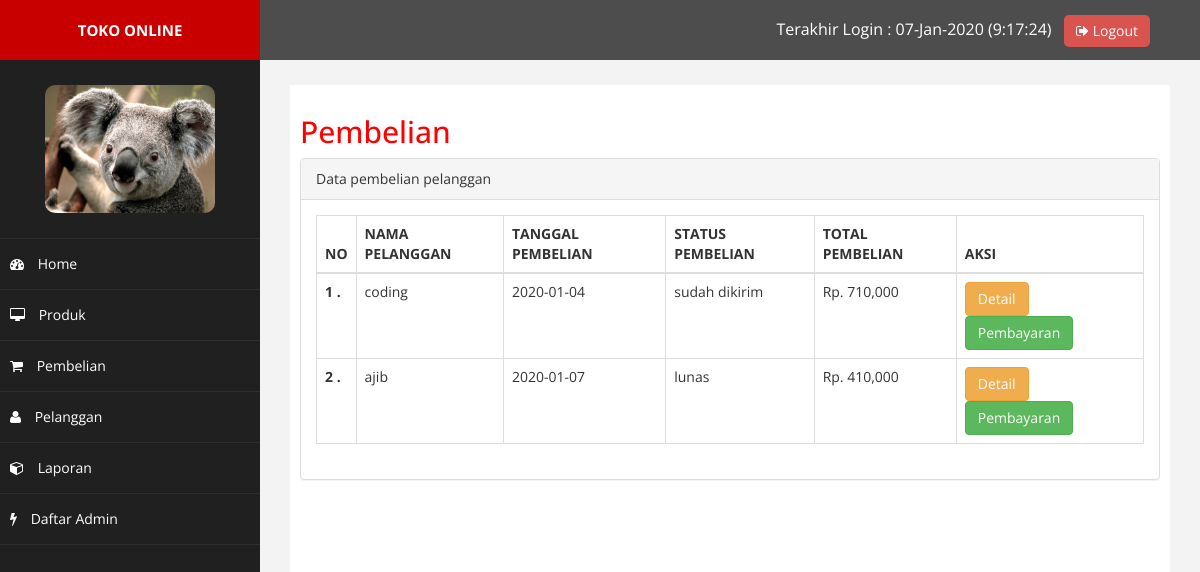
/admin/index.php?halaman=pembelian (signed in), run on the app's committed database.
### tables this page shows
CREATE TABLE `pembelian` (
  `id_pembelian` int(11) NOT NULL,
  `id_pelanggan` int(11) NOT NULL,
  `id_ongkir` int(11) NOT NULL,
  `tanggal_pembelian` date NOT NULL,
  `total_pembelian` int(11) NOT NULL,
  `alamat_pengiriman` text NOT NULL,
  `status_pembelian` varchar(50) DEFAULT 'pending',
  `resi_pengiriman` varchar(50) NOT NULL
);

CREATE TABLE `pelanggan` (
  `id_pelanggan` int(11) NOT NULL,
  `email_pelanggan` varchar(100) NOT NULL,
  `password_pelanggan` varchar(50) NOT NULL,
  `nama_pelanggan` varchar(100) NOT NULL,
  `telepon_pelanggan` varchar(25) NOT NULL,
  `alamat_pelanggan` text NOT NULL,
  `foto_pelanggan` varchar(100) NOT NULL
);

### admin/pembelian.php (the view)
<h2>Pembelian</h2>
<div class="panel panel-default">
 <div class="panel-heading">
   Data pembelian pelanggan
 </div>
 <div class="panel-body">
    <table class="table table-bordered table-responsive">
        <thead class="thead-light">
          <tr>
            <th scope="col">NO</th>
            <th scope="col">NAMA PELANGGAN</th>
            <th scope="col">TANGGAL PEMBELIAN</th>
            <th scope="col">STATUS PEMBELIAN</th>
            <th scope="col">TOTAL PEMBELIAN</th>
            <th scope="col">AKSI</th>
          </tr>
        </thead>
        <?php
        $no = 1;
        $query = mysqli_query($koneksi,"SELECT * FROM pembelian INNER JOIN pelanggan ON pembelian.id_pelanggan = pelanggan.id_pelanggan");
        ?>
        <tbody>
         <?php while($item = mysqli_fetch_assoc($query)) : ?>
           <tr>
             <th scope="row"><?= $no++; ?> .</th>
             <td><?= $item['nama_pelanggan']; ?></td>
             <td><?= $item['tanggal_pembelian']; ?></td>
             <td><?= $item['status_pembelian']; ?></td>
             <td>Rp. <?= number_format($item['total_pembelian']); ?></td>
             <td>
              <a href="index.php?halaman=detail_pembelian&id_pembelian=<?= $item['id_pembelian']; ?>" class="btn btn-warning">Detail</a>
              <?php if($item['status_pembelian'] !== "pending") : ?>
                <a href="index.php?halaman=pembayaran&id_pembelian=<?= $item['id_pembelian']; ?>" class="btn btn-success">Pembayaran</a>
              <?php endif; ?>
            </td>
          </tr>
        <?php endwhile; ?>
      </tbody>
    </table>
  </div>
</div>

### admin/assets/css/custom.css (style rules this page uses)
body { font-family: 'Open Sans', sans-serif; }
h2 { color: #f00; }

### data on the page
pembelian: id_pelanggan.nama_pelanggan "coding", tanggal_pembelian "2020-01-04", status_pembelian "sudah dikirim", total_pembelian "710,000"
pembelian: id_pelanggan.nama_pelanggan "ajib", tanggal_pembelian "2020-01-07", status_pembelian "lunas", total_pembelian "410,000"

### other printed values
$admin['terakhir_login'] "07-Jan-2020 (9:17:24)"
